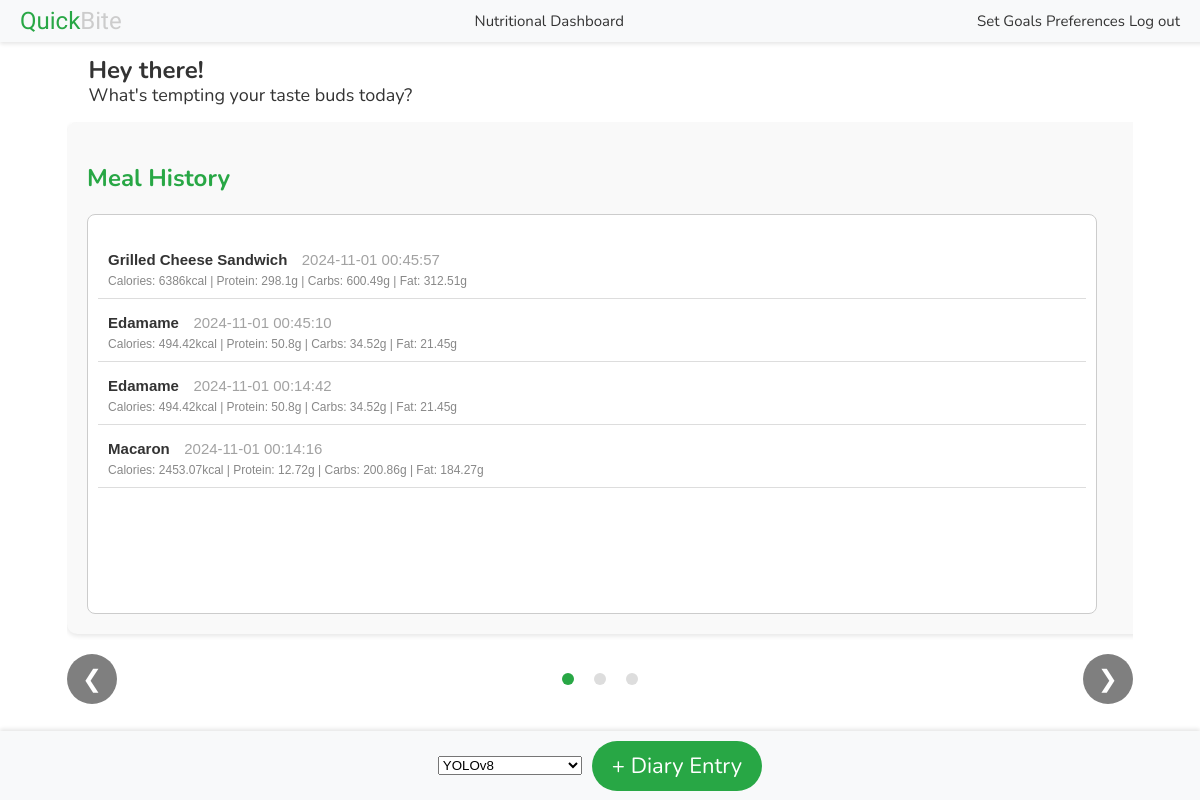
Page /dashboard (signed in) on the earlier database version.
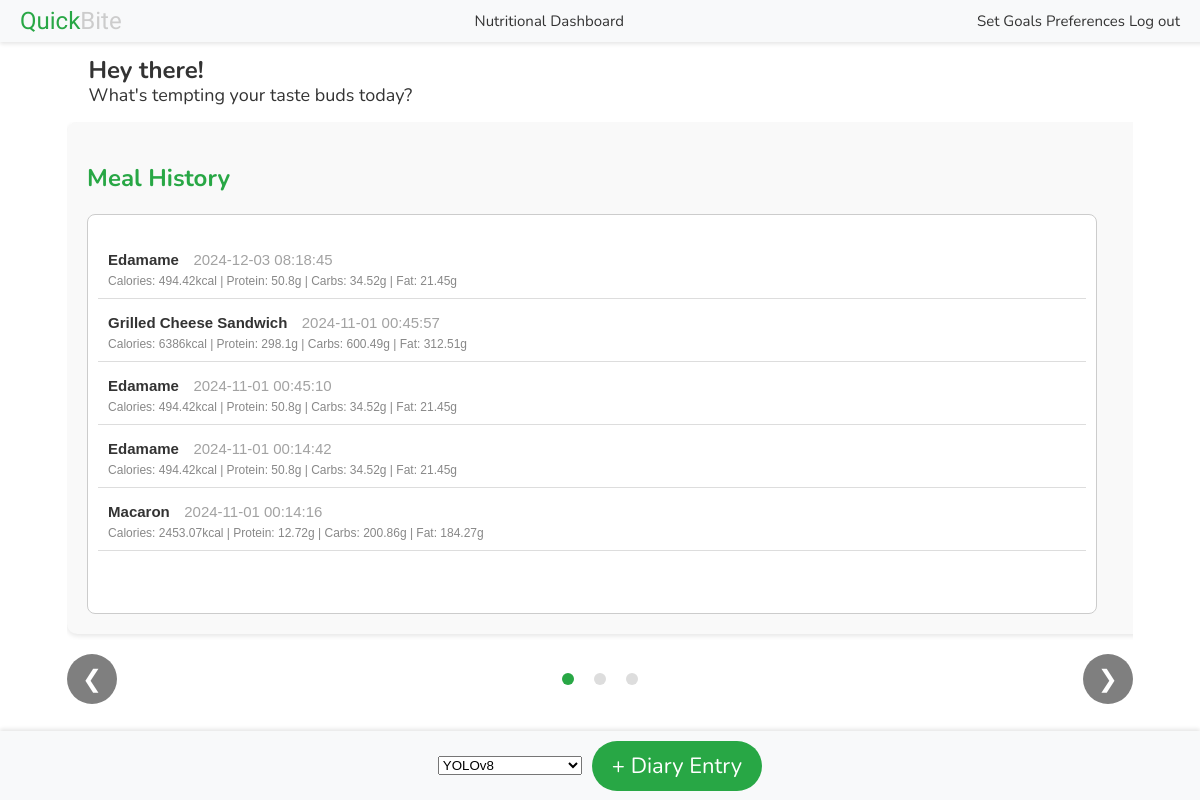
Same page on the later database version.
### tables this page shows
CREATE TABLE diary_meal_entries (
    id INTEGER PRIMARY KEY AUTOINCREMENT,
    user_id INTEGER NOT NULL,           -- Foreign key to reference users table
    meal_name TEXT NOT NULL,   
    SUGAR_added_g INTEGER,
    CA_mg INTEGER,
    CHOCDF_net_g INTEGER,
    CHOCDF_g INTEGER,
    CHOLE_mg INTEGER,
    ENERC_KCAL_kcal INTEGER,
    FAMS_g INTEGER,
    FAPU_g INTEGER,
    FASAT_g INTEGER,
    FATRN_g INTEGER,
    FIBTG_g INTEGER,
    FOLDFE_microg INTEGER,
    FOLFD_microg INTEGER,
    FOLAC_microg INTEGER,
    FE_mg INTEGER,
    MG_mg INTEGER,
    NIA_mg INTEGER,
    P_mg INTEGER,
    K_mg INTEGER,
    PROCNT_g INTEGER,
    RIBF_mg INTEGER,
    NA_mg INTEGER,
    SUGAR_ALCOHOL_g INTEGER,
    SUGAR_g INTEGER,
    THIA_mg INTEGER,
    FAT_g INTEGER,
    VITA_RAE_microg INTEGER,
    VITB12_microg INTEGER,
    VITB6A_mg INTEGER,
    VITC_mg INTEGER,
    VITD_microg INTEGER,
    TOCPHA_mg INTEGER,
    VITK_microg INTEGER,
    WATER_g INTEGER,
    ZN_mg INTEGER,
    timestamp TEXT NOT NULL              -- Timestamp when the meal was logged
, path_to_image TEXT, serving_count integer);

### app.py (the view)
@app.route("/dashboard")
@login_required
def dashboard():
    db = get_db()
    cursor = db.cursor()
    cursor.execute(
        """SELECT *, ENERC_KCAL_kcal as calories,
                   PROCNT_g as protein, CHOCDF_g as carbs, FAT_g as fat, timestamp FROM diary_meal_entries
                   WHERE user_id = ? ORDER BY datetime(timestamp) DESC""",
        (current_user.id,),
    )
    meals = cursor.fetchall()
    seven_days_ago = datetime.now() - timedelta(days=7)
    cursor.execute(
        """
        SELECT strftime('%Y-%m-%d', timestamp) AS day,
               SUM(ENERC_KCAL_kcal) AS calories,
               SUM(PROCNT_g) as protein,
               SUM(CHOCDF_g) as carbs,
               SUM(FAT_g) as fat
        FROM diary_meal_entries
        WHERE user_id = ? AND timestamp >= ?
        GROUP BY day
        ORDER BY day DESC
    """,
        (current_user.id, seven_days_ago),
    )
    meals_last_7_days = cursor.fetchall()
    cursor.execute(
        """
        WITH current_user_diary_meal_entries AS (
        SELECT * FROM diary_meal_entries
        WHERE user_id = ? AND DATE(timestamp) = DATE()
        )
        , current_user_table as (
        SELECT * FROM users
        WHERE id = ?
        )
        , today_nutrients AS (
        SELECT
        'Calories' AS nutrients,
        SUM(ENERC_KCAL_kcal) AS daily_calories
        FROM current_user_diary_meal_entries
        GROUP BY 1
        UNION
        SELECT
        'Proteins' AS nutrients,
        SUM(PROCNT_g)*4/SUM(ENERC_KCAL_kcal)*100 as daily_protein_pct
        FROM current_user_diary_meal_entries
        GROUP BY 1
        UNION
        SELECT
        'Carbs' AS nutrients,
        SUM(CHOCDF_g)*4/SUM(ENERC_KCAL_kcal)*100 as daily_carbs_pct
        FROM current_user_diary_meal_entries
        GROUP BY 1
        UNION
        SELECT
        'Fats' AS nutrients,
        SUM(FAT_g)*9/SUM(ENERC_KCAL_kcal)*100 as daily_fat_pct
        FROM current_user_diary_meal_entries
        GROUP BY 1
        )
        , daily_goals as (
        SELECT KEY AS nutrients, value AS set_goals
        FROM current_user_table, json_each(goals)
        )
        SELECT b.nutrients,
        ROUND(COALESCE(a.daily_calories,0),2) AS daily_calories,
        CAST(b.set_goals AS INTEGER) AS set_goals,
        ROUND(COALESCE(a.daily_calories,0)/NULLIF(CAST(b.set_goals AS INTEGER),0)*100,2) AS pct_of_goal
        FROM daily_goals b
        LEFT JOIN today_nutrients a ON
            a.nutrients = b.nutrients
    """,
        (
            current_user.id,
            current_user.id,
        ),
    )
    goals = cursor.fetchall()
    db.close()
    return render_template(
        "dashboard.html",
        user=current_user,
        meals=meals,
        user_id=current_user.id,
        meals_last_7_days=json.dumps(meals_last_7_days),
        goals=json.dumps(goals),
    )

### app.py (called while the page is built)
def get_db():
    if "db" not in g:
        g.db = sqlite3.connect("database.db")
    return g.db

@login_manager.user_loader
def load_user(user_id):
    db = get_db()
    cursor = db.cursor()
    cursor.execute("SELECT * FROM users WHERE id = ?", (user_id,))
    user_data = cursor.fetchone()
    if user_data:
        return User(*user_data)
    return None

### templates/dashboard.html (shortened to what this page needs)
<!DOCTYPE html>
<html lang="en">
<head>
    <link rel="stylesheet" href="{{ url_for('static', filename='css/style.css') }}">
</head>
<body class="no-background">
    <div class="header-bar">
        <div class="left" id="title-refresh">
            <span style="color: #28a745;">Quick</span><span style="color: #cccccc;">Bite</span>
        </div>
        <div class="center">Nutritional Dashboard</div>
        <div class="right">
            <a href="{{ url_for('goals') }}" style="text-decoration: none; color: inherit;"> Set Goals</a>
            <a href="{{ url_for('preferences') }}" style="text-decoration: none; color: inherit;">Preferences</a>
            <a href="{{ url_for('logout') }}" style="text-decoration: none; color: inherit;">Log out</a>
        </div>
    </div>
    <div class="grid-layout">
        <p class="greeting-text">
            <span class="greeting-main">Hey there!</span><span class="greeting-sub">What's tempting your taste buds
                today?</span>
        </p>
        <div class="carousel-container">
            <div class="carousel">
                <div class="carousel-item">
                    <h2>Meal History</h2>
                    <div class="meal-list">
                        <ul>
                            {% for meal in meals %}
                            <li data-meal-id="{{ meal[0] }}">
                                <span class="meal-name">{{ meal[2] }}</span>
                                <span class="meal-time">{{ meal[-1] }}</span><br>
                                <span class="meal-info">
                                    Calories: {{ meal[8] }}kcal | Protein: {{ meal[22] }}g | Carbs: {{ meal[6] }}g |
                                    Fat: {{ meal[28] }}g
                                </span>
                            </li>
                            {% else %}
                            <li>No meals recorded yet.</li>
                            {% endfor %}
                        </ul>
                    </div>
                </div>
            </div>
            <div class="carousel-controls">
                <button class="carousel-prev" onclick="prevSlide()">&#10094;</button>
                <div class="carousel-indicators">
                    <span class="indicator active" onclick="showSlide(0)"></span>
                    <span class="indicator" onclick="showSlide(1)"></span>
                    <span class="indicator" onclick="showSlide(2)"></span>
                </div>
                <button class="carousel-next" onclick="nextSlide()">&#10095;</button>
            </div>
        </div>
    </div>
    <div class="bottom-bar">
        <form id="uploadForm" action="/upload" method="POST" enctype="multipart/form-data">
            <select id="model-select" name="model">
                <option value="yolov8">YOLOv8</option>
            </select>
        </form>
        <button class="add-diary-button" onclick="triggerFileUpload()">+ Diary Entry</button>
    </div>
</body>
</html>

### static/css/style.css (style rules this page uses)
body { font-family: 'Nunito', sans-serif; background-size: cover; background-position: center; animation: fadeBackground 30s infinite; color: #333; margin: 0; padding: 0; display: flex; justify-content: center; align-items: center; height: 100vh; animation-timing-function:cubic-bezier(0.895, 0.03, 0.685, 0.22) }
h2 { color: #333; font: 24px 'Righteous'; color: #28a745; margin-bottom: 20px; }
p { font-family: 'nunito', sans-serif; color: #a2a2a2; }
button { width: 100%; padding: 10px; background-color: #888888; color: white; border: none; border-radius: 4px; cursor: pointer; margin: 10px 0; }
a { color: #888888; text-decoration: none; }
.meal-list { background-color: #fff; height: auto; overflow-y: auto; border: 1px solid #ccc; padding: 10px; border-radius: 8px; max-width: 32%; min-height: 400px; box-sizing: border-box; }
.meal-list ul { padding: 0; list-style-type: none; }
.meal-list li { padding: 10px; margin: 5px 0; border-bottom: 1px solid #ddd; }
.no-background { background: none !important; }
.header-bar { position: fixed; top: 0; left: 0; width: 100%; height: 42px; background-color: #f8f9fa; display: flex; justify-content: space-between; align-items: center; padding: 0 20px; box-shadow: 0 2px 4px rgba(0, 0, 0, 0.1); z-index: 1000; }
.header-bar .left { font-family: 'Righteous', sans-serif; font-size: 24px; }
.header-bar .center { font-family: 'nunito', sans-serif; font-size: 15px; text-align: center; flex: 1; }
.header-bar .right { font-family: 'nunito', sans-serif; font-size: 15px; text-align: right; padding-right: 40px; }
.bottom-bar { position: fixed; bottom: 0; left: 0; width: 100%; height: 69px; background-color: #f8f9fa; display: flex; justify-content: center; align-items: center; gap: 10px; box-shadow: 0 -2px 4px rgba(0, 0, 0, 0.1); z-index: 1000; }
.add-diary-button { background-color: #28a745; border: none; padding: 10px 20px; font-size: 22px; border-radius: 69px; width: auto; font-family: 'nunito', sans-serif; cursor: pointer; }
.meal-name { font-weight: bold; font-size: 15px; }
.meal-time { color: #a2a2a2; font-size: 15px; margin-left: 10px; }
.meal-info { color: #888888; font-size: 12px; display: block; margin-top: 5px; }
.greeting-text { display: block; font-family: 'Nunito', sans-serif; font-size: 18px; text-align: left; color: #333; padding-left: 2%; }
.greeting-main { font-size: 24px; font-weight: bold; display: block; }
.grid-layout { display: grid; grid-template-columns: 1fr; grid-template-rows: auto auto; padding: 20px; max-width: 1400px; margin: 0 auto; }
.greeting-sub { font-size: 18px; display: block; line-height: 1; }
.carousel-container { position: relative; max-width: 1200px; margin: 0 auto; overflow: hidden; padding-bottom: 50px; }
.carousel-container { position: relative; margin: 0 auto; overflow: hidden; }
.carousel { display: flex; transition: transform 0.5s ease-in-out; width: 300%; }
.carousel-item { min-width: 100%; box-sizing: border-box; padding: 20px; background-color: #f9f9f9; border-radius: 10px; box-shadow: 0 2px 5px rgba(0, 0, 0, 0.1); }
.carousel-controls { display: flex; justify-content: space-between; align-items: center; margin-top: 10px; width: 100%; }
.carousel-prev, .carousel-next { background-color: rgba(0, 0, 0, 0.5); color: white; border: none; padding: 10px; cursor: pointer; font-size: 24px; border-radius: 50%; width: 50px; height: 50px; transition: background-color 0.3s ease; display: flex; justify-content: center; align-items: center; }
.carousel-indicators { position: absolute; left: 50%; transform: translateX(-50%); display: flex; justify-content: center; align-items: center; gap: 10px; }
.indicator { display: inline-block; width: 12px; height: 12px; margin: 0 5px; background-color: #ddd; border-radius: 50%; cursor: pointer; }
.indicator.active { background-color: #28a745; }
.carousel-item h2 { font-family: 'Nunito', sans-serif; font-weight: 700; font-size: 24px; color: #28a745; margin-bottom: 20px; }
#title-refresh { cursor: pointer; }

### templates/dashboard.html (style rules this page uses)
body { font-family: Arial, sans-serif; }
.meal-list { height: 300px; overflow-y: scroll; }

Differences in the rows shown:
added diary_meal_entries: meal_name "Edamame", timestamp "2024-12-03 08:18:45", ENERC_KCAL_kcal "494.42", PROCNT_g "50.8", CHOCDF_g "34.52", FAT_g "21.45"
